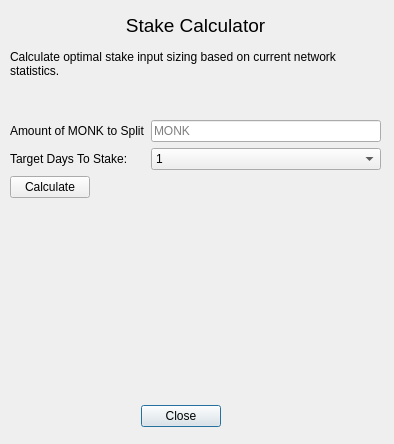
<?xml version="1.0" encoding="UTF-8"?>
<ui version="4.0">
 <class>calcDialog</class>
 <widget class="QDialog" name="calcDialog">
  <property name="geometry">
   <rect>
    <x>0</x>
    <y>0</y>
    <width>394</width>
    <height>444</height>
   </rect>
  </property>
  <property name="windowTitle">
   <string>Stake Calculator</string>
  </property>
  <widget class="QDialogButtonBox" name="buttonBox">
   <property name="geometry">
    <rect>
     <x>100</x>
     <y>400</y>
     <width>161</width>
     <height>32</height>
    </rect>
   </property>
   <property name="sizePolicy">
    <sizepolicy hsizetype="Maximum" vsizetype="Fixed">
     <horstretch>0</horstretch>
     <verstretch>0</verstretch>
    </sizepolicy>
   </property>
   <property name="orientation">
    <enum>Qt::Horizontal</enum>
   </property>
   <property name="standardButtons">
    <set>QDialogButtonBox::Close</set>
   </property>
   <property name="centerButtons">
    <bool>true</bool>
   </property>
  </widget>
  <widget class="QLabel" name="label">
   <property name="geometry">
    <rect>
     <x>10</x>
     <y>10</y>
     <width>371</width>
     <height>31</height>
    </rect>
   </property>
   <property name="font">
    <font>
     <pointsize>14</pointsize>
    </font>
   </property>
   <property name="text">
    <string>Stake Calculator</string>
   </property>
   <property name="scaledContents">
    <bool>false</bool>
   </property>
   <property name="alignment">
    <set>Qt::AlignCenter</set>
   </property>
  </widget>
  <widget class="QLabel" name="label_2">
   <property name="geometry">
    <rect>
     <x>10</x>
     <y>50</y>
     <width>371</width>
     <height>51</height>
    </rect>
   </property>
   <property name="lineWidth">
    <number>1</number>
   </property>
   <property name="text">
    <string>Calculate optimal stake input sizing based on current network statistics.</string>
   </property>
   <property name="alignment">
    <set>Qt::AlignLeading|Qt::AlignLeft|Qt::AlignTop</set>
   </property>
   <property name="wordWrap">
    <bool>true</bool>
   </property>
  </widget>
  <widget class="QWidget" name="verticalLayoutWidget">
   <property name="geometry">
    <rect>
     <x>10</x>
     <y>270</y>
     <width>371</width>
     <height>121</height>
    </rect>
   </property>
   <layout class="QVBoxLayout" name="verticalLayout">
    <item>
     <widget class="QLabel" name="avgWeightResult">
      <property name="lineWidth">
       <number>1</number>
      </property>
      <property name="text">
       <string/>
      </property>
      <property name="alignment">
       <set>Qt::AlignJustify|Qt::AlignTop</set>
      </property>
      <property name="wordWrap">
       <bool>true</bool>
      </property>
     </widget>
    </item>
   </layout>
  </widget>
  <widget class="QWidget" name="formLayoutWidget">
   <property name="geometry">
    <rect>
     <x>10</x>
     <y>120</y>
     <width>371</width>
     <height>111</height>
    </rect>
   </property>
   <layout class="QFormLayout" name="formLayout">
    <item row="1" column="0">
     <widget class="QLabel" name="label_3">
      <property name="text">
       <string>Target Days To Stake:</string>
      </property>
     </widget>
    </item>
    <item row="1" column="1">
     <widget class="QComboBox" name="comboBoxTargetDays">
      <item>
       <property name="text">
        <string>1</string>
       </property>
      </item>
      <item>
       <property name="text">
        <string>2</string>
       </property>
      </item>
      <item>
       <property name="text">
        <string>3</string>
       </property>
      </item>
      <item>
       <property name="text">
        <string>4</string>
       </property>
      </item>
      <item>
       <property name="text">
        <string>5</string>
       </property>
      </item>
      <item>
       <property name="text">
        <string>6</string>
       </property>
      </item>
      <item>
       <property name="text">
        <string>7</string>
       </property>
      </item>
      <item>
       <property name="text">
        <string>8</string>
       </property>
      </item>
      <item>
       <property name="text">
        <string>9</string>
       </property>
      </item>
      <item>
       <property name="text">
        <string>10</string>
       </property>
      </item>
      <item>
       <property name="text">
        <string>15</string>
       </property>
      </item>
      <item>
       <property name="text">
        <string>20</string>
       </property>
      </item>
      <item>
       <property name="text">
        <string>25</string>
       </property>
      </item>
      <item>
       <property name="text">
        <string>30</string>
       </property>
      </item>
     </widget>
    </item>
    <item row="0" column="1">
     <widget class="QLineEdit" name="blockSizeEdit">
      <property name="placeholderText">
       <string>MONK</string>
      </property>
     </widget>
    </item>
    <item row="0" column="0">
     <widget class="QLabel" name="label_4">
      <property name="text">
       <string>Amount of MONK to Split</string>
      </property>
     </widget>
    </item>
    <item row="2" column="0">
     <widget class="QPushButton" name="pushButton">
      <property name="text">
       <string>Calculate</string>
      </property>
     </widget>
    </item>
   </layout>
  </widget>
 </widget>
 <resources/>
 <connections>
  <connection>
   <sender>buttonBox</sender>
   <signal>accepted()</signal>
   <receiver>calcDialog</receiver>
   <slot>accept()</slot>
   <hints>
    <hint type="sourcelabel">
     <x>248</x>
     <y>254</y>
    </hint>
    <hint type="destinationlabel">
     <x>157</x>
     <y>274</y>
    </hint>
   </hints>
  </connection>
  <connection>
   <sender>buttonBox</sender>
   <signal>rejected()</signal>
   <receiver>calcDialog</receiver>
   <slot>reject()</slot>
   <hints>
    <hint type="sourcelabel">
     <x>316</x>
     <y>260</y>
    </hint>
    <hint type="destinationlabel">
     <x>286</x>
     <y>274</y>
    </hint>
   </hints>
  </connection>
 </connections>
</ui>
